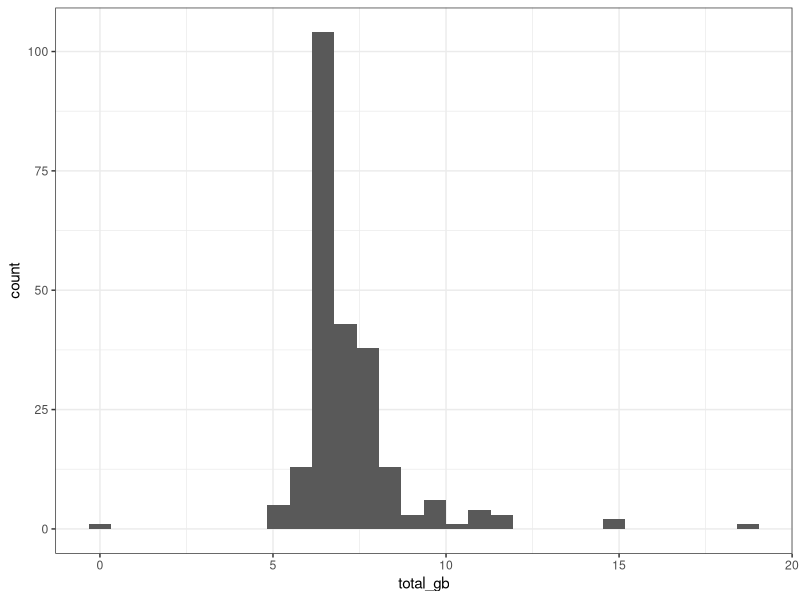

R code for this plot: (Note: this script raises an error after producing the figure.)
## ---- chunk 1
packages <- c("dplyr","magrittr","ggplot2")
for (package in packages){
  if (!require(package, character.only = TRUE)) install.packages(package)
  require(package, character.only = TRUE)
}
## ---- chunk 2
theme_set(theme_bw())
## ---- chunk 3
du <- read.delim("../du_reads.txt", header = FALSE)
names(du) <- c("space_kb","file_name")
#remove ./ before file name
du %<>% mutate(file_name=sub("./","",file_name,fixed = TRUE))
## ---- chunk 4
du %<>% mutate(sample_id=sub(".*MG_","",file_name))
du %<>% mutate(sample_id=sub("_S..?_L001.*","",sample_id))
## ---- chunk 5
du %<>% filter(!grepl("discarded|stats",file_name))
## ---- chunk 6
sample_sizes <- du %>% group_by(sample_id) %>% summarise(total_kb=sum(space_kb),nr_files=n())
#convert to GB
sample_sizes %<>% mutate(total_gb=total_kb/1000000) %>% select(!total_kb)
## ---- chunk 7
ggplot(sample_sizes,aes(x=total_gb))+
  geom_histogram()
## ---- chunk 8
sample_sizes %>% arrange(desc(total_gb)) %>% head(n=10)
## ---- chunk 9
sample_sizes %>% arrange(total_gb) %>% head(n=5)
## ---- chunk 10
metadata <- read.delim("../Middens_2020_metadata.location.txt", header = TRUE)
sample_info <- left_join(sample_sizes,metadata)
## ---- chunk 11
table(sample_info$place)
## ---- chunk 12
ggplot(sample_info,aes(x=displ_cat,fill=place))+
  geom_histogram(stat = "count")
## ---- chunk 13
metadata_middens <- metadata %>% filter(place=="Nuuk" | place=="Qajaa") %>% mutate(place_type=paste(place,s_type,sep = " - ")) %>% filter(!is.na(displ_cat))
## ---- chunk 14
ggplot(metadata_middens,aes(x=displ_cat,fill=place_type))+
  geom_histogram(stat = "count")+
  labs(x="Depth (cm)",y="Nr. of samples",fill="Place - soil type")
## ---- chunk 15
table(sample_info %>% filter(nanopore=="yes" & place=="Nuuk") %>% select(s_type,displ_cat))
## ---- chunk 16
table(sample_info %>% filter(nanopore=="yes" & place=="Sermermiut") %>% select(s_type,displ_cat))
## ---- chunk 17
table(sample_info %>% filter(nanopore=="yes" & place=="Narsarsuaq") %>% select(s_type,displ_cat))
